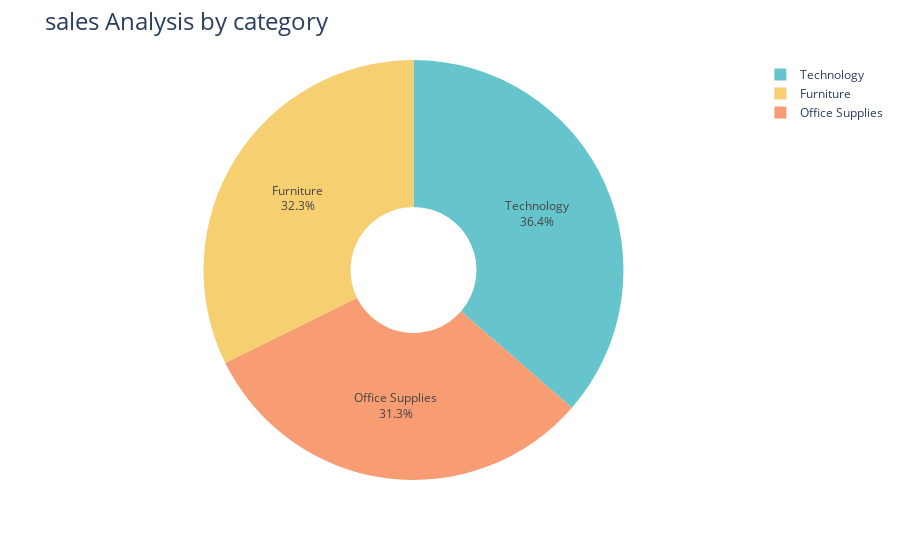

Here is the notebook cell this chart was saved with:
### Code cell
sales_by_category = data.groupby('Category')['Sales'].sum().reset_index()

fig = px.pie(sales_by_category,
             values = 'Sales',
             names = 'Category',
             hole =0.3,
             color_discrete_sequence=px.colors.qualitative.Pastel)
fig.update_traces(textposition = 'inside', textinfo = 'percent+label')
fig.update_layout(title_text = "sales Analysis by category", title_font=dict(size=24))
fig.show()

### Figure 1 — Plotly figure (JSON) as saved in the notebook; plotly's stock layout.template omitted (floating-point values rounded to 4 significant figures)
{"data": [{"domain": {"x": [0, 1], "y": [0, 1]}, "hole": 0.3, "hovertemplate": "Category=%{label}<br>Sales=%{value}<extra></extra>", "labels": ["Furniture", "Office Supplies", "Technology"], "legendgroup": "", "name": "", "showlegend": true, "textinfo": "percent+label", "textposition": "inside", "type": "pie", "values": [742000.0, 719000.0, 836200.0]}], "layout": {"autosize": true, "legend": {"tracegroupgap": 0}, "margin": {"t": 60}, "piecolorway": ["rgb(102, 197, 204)", "rgb(246, 207, 113)", "rgb(248, 156, 116)", "rgb(220, 176, 242)", "rgb(135, 197, 95)", "rgb(158, 185, 243)", "rgb(254, 136, 177)", "rgb(201, 219, 116)", "rgb(139, 224, 164)", "rgb(180, 151, 231)", "rgb(179, 179, 179)"], "title": {"font": {"size": 24}, "text": "sales Analysis by category"}}}
